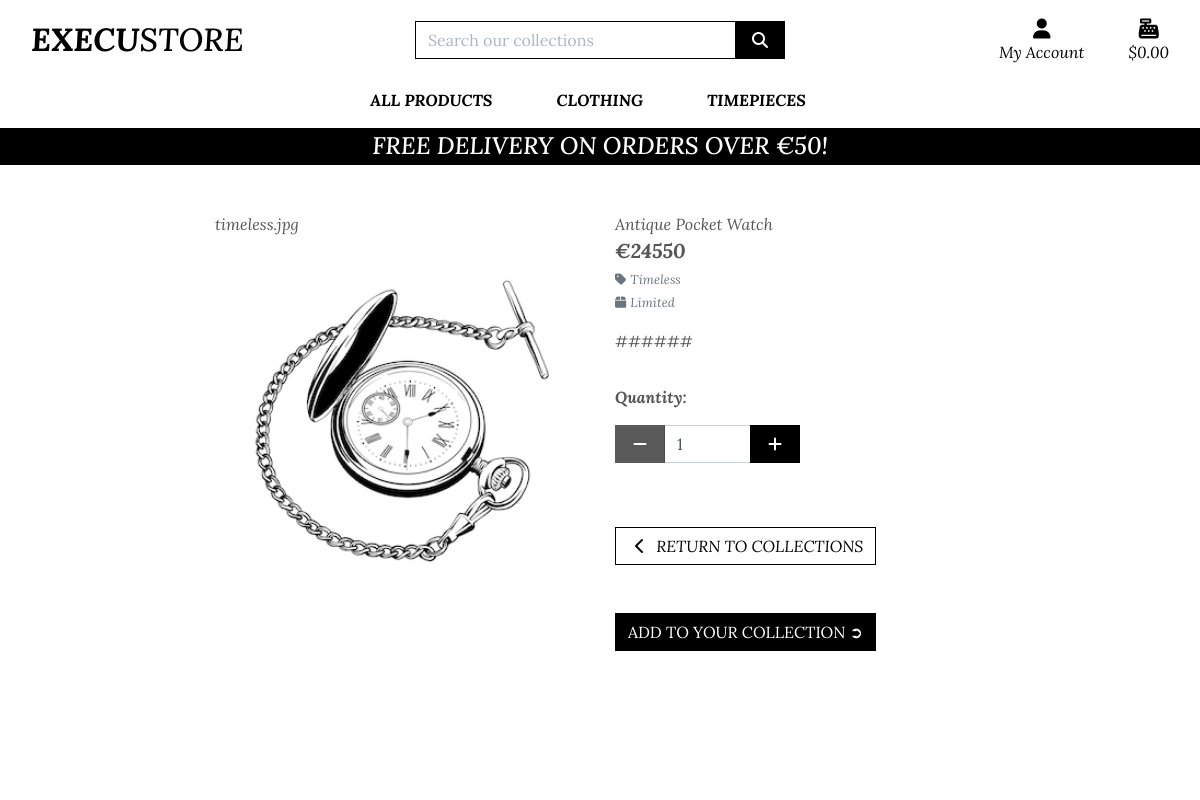
The app's page /products/3 with its own data.
### products/models.py (models this page shows, shortened)
class Product(models.Model):
    category = models.ForeignKey('Category', null=True, blank=True,
                                 on_delete=models.SET_NULL)
    name = models.CharField(max_length=255)
    description = models.TextField()
    price = models.CharField(max_length=255)
    availability = models.CharField(max_length=255)
    image_url = models.URLField(max_length=1024, null=True, blank=True)
    image = models.ImageField(null=True, blank=True)

class Category(models.Model):
    name = models.CharField(max_length=254)
    friendly_name = models.CharField(max_length=254, null=True, blank=True)

### products/views.py (the view)
# urls.py: path('<product_id>', views.product_detail, name='product_detail'),
def product_detail(request, product_id):
    product = get_object_or_404(Product, pk=product_id)
    context = {
        'product': product
    }
    return render(request, 'products/product_detail.html', context)

### bag/contexts.py (called while the page is built, shortened)
def bag_contents(request):
    bag_items = []
    total = 0
    product_count = 0
    bag = request.session.get('bag', {})
    if total < settings.FREE_DELIVERY_THRESHOLD:
        delivery = total * Decimal(settings.STANDARD_DELIVERY_PERCENTAGE / 100)
        free_delivery_delta = settings.FREE_DELIVERY_THRESHOLD - total
    else:
        delivery = 0
        free_delivery_delta = 0
    grand_total = delivery + total
    context = {
        'bag_items': bag_items,
        'total': total,
        'product_count': product_count,
        'delivery': delivery,
        'free_delivery_delta': free_delivery_delta,
        'free_delivery_threshold': settings.FREE_DELIVERY_THRESHOLD,
        'grand_total': grand_total,
    }
    return context

### products/templates/products/product_detail.html (shortened to what this page needs)
{% extends "base.html" %}
{% load static %}
{% block page_header %}
    <div class="container header-container">
    </div>
{% endblock %}
{% block content %}
    <div class="overlay"></div>
    <div class="container-fluid">
        <div class="row">
            <div class="col-12 col-md-6 col-lg-4 offset-lg-2">
                <div class="image-container my-5">
                    {{ product.image }}
                        <a href="{{ product.image.url }}" target="_blank">
                            <img class="card-img-top img-fluid" src="{{ product.image.url }}" alt="{{ product.name }}">
                        </a>
                </div>
            </div>
            <div class="col-12 col-md-6 col-lg-4">
                <div class="product-details-container mb-5 mt-md-5">
                    <p class="mb-0">{{ product.name }}</p>
                    <p class="lead mb-0 text-left font-weight-bold">€{{ product.price }}</p>
                    {% if product.category %}
                    <p class="small mt-1 mb-0">
                        <a class="text-muted" href="{% url 'products' %}?category={{ product.category.name }}">
                            <i class="fas fa-tag mr-1"></i>{{ product.category.friendly_name }}
                        </a>
                    </p>
                    {% endif %}
                    {% if product.availability %}
                        <small class="text-muted"><i class="fas fa-light fa-box mr-1"></i>{{ product.availability }}</small>
                    {% else %}
                        <small class="text-muted">Contact For Availability</small>
                    {% endif %}
                    <p class="mt-3">{{ product.description }}</p>
                    <form class="form" action="{% url 'add_to_bag' product.id %}" method="POST">
                        <div class="form-row">
                            <div class="col-12">
                                <p class="mt-3"><strong>Quantity:</strong></p>
                                <div class="form-group w-50">
                                    <div class="input-group">
                                        <div class="input-group-prepend">
                                            <button class="decrement-qty btn btn-black rounded-0"
                                                data-item_id="{{ product.id }}" id="decrement-qty_{{ product.id }}">
                                                <span class="icon">
                                                    <i class="fas fa-minus"></i>
                                                </span>
                                            </button>
                                        </div>
                                        <input class="form-control qty_input" type="number"
                                            name="quantity" value="1" min="1" max="99"
                                            data-item_id="{{ product.id }}"
                                            id="id_qty_{{ product.id }}">
                                        <div class="input-group-append">
                                            <button class="increment-qty btn btn-black rounded-0"
                                                data-item_id="{{ product.id }}" id="increment-qty_{{ product.id }}">
                                                <span class="icon">
                                                    <i class="fas fa-plus"></i>
                                                </span>
                                            </button>
                                        </div>
                                    </div>
                                </div>
                            </div>
                            <div class="col-12">
                                <a href="{% url 'products' %}" class="btn btn-outline-black rounded-0 mt-5">
                                    <span class="icon">
                                        <i class="fas fa-chevron-left"></i>
                                    </span>
                                    <span class="text-uppercase">Return To Collections</span>
                                </a>
                                <input type="submit" class="btn btn-black rounded-0 text-uppercase mt-5"  value="Add To Your Collection &#10162;">
                            </div>
                        </div>
                    </form>
                </div>
            </div>
        </div>
    </div>
{% endblock %}

### static/css/base.css (style rules this page uses)
html { height: 100%; }
body { background: url('/media/homepage-image.jpg') no-repeat center center fixed; background-size: cover; height: calc(100vh - 164px); color: #555; font-family: 'Lora'; font-style: italic; }
.icon { align-items: center; display: inline-flex; justify-content: center; height: 1.5rem; width: 1.5rem; }
.btn-black { background: black; color: white; }
.btn-outline-black { background: white; color: black !important; border: 1px solid black; }
.overlay { height: 100%; width: 100%; top: 0; left: 0; position: fixed; background: white; z-index: -1; }
@media (min-width: 1200px) { .container { max-width: 80%; } }
@media (min-width: 992px) { .header-container { padding-top: 164px; } }

### records on screen
Product: image "timeless.jpg", image (picture), name "Antique Pocket Watch", price "24550", category.friendly_name "Timeless", availability "Limited", description "######"

### other values on screen
{{ free_delivery_threshold }} "50"
